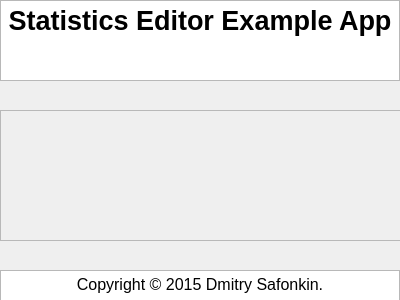
<?xml version="1.0" encoding="UTF-8"?>
<ui version="4.0">
 <class>AboutDialog</class>
 <widget class="QDialog" name="AboutDialog">
  <property name="geometry">
   <rect>
    <x>0</x>
    <y>0</y>
    <width>400</width>
    <height>300</height>
   </rect>
  </property>
  <property name="sizePolicy">
   <sizepolicy hsizetype="Fixed" vsizetype="Fixed">
    <horstretch>0</horstretch>
    <verstretch>0</verstretch>
   </sizepolicy>
  </property>
  <property name="windowTitle">
   <string>About Application</string>
  </property>
  <widget class="QTextEdit" name="textEdit">
   <property name="geometry">
    <rect>
     <x>0</x>
     <y>0</y>
     <width>400</width>
     <height>81</height>
    </rect>
   </property>
   <property name="readOnly">
    <bool>true</bool>
   </property>
   <property name="html">
    <string>&lt;!DOCTYPE HTML PUBLIC &quot;-//W3C//DTD HTML 4.0//EN&quot; &quot;http://www.w3.org/TR/REC-html40/strict.dtd&quot;&gt;
&lt;html&gt;&lt;head&gt;&lt;meta name=&quot;qrichtext&quot; content=&quot;1&quot; /&gt;&lt;style type=&quot;text/css&quot;&gt;
p, li { white-space: pre-wrap; }
&lt;/style&gt;&lt;/head&gt;&lt;body style=&quot; font-family:'MS Shell Dlg 2'; font-size:8.25pt; font-weight:400; font-style:normal;&quot;&gt;
&lt;p align=&quot;center&quot; style=&quot; margin-top:0px; margin-bottom:0px; margin-left:0px; margin-right:0px; -qt-block-indent:0; text-indent:0px;&quot;&gt;&lt;span style=&quot; font-family:'Ubuntu'; font-size:20pt; font-weight:600;&quot;&gt;Statistics Editor Example App&lt;/span&gt;&lt;/p&gt;&lt;/body&gt;&lt;/html&gt;</string>
   </property>
  </widget>
  <widget class="QTextEdit" name="textEdit_2">
   <property name="geometry">
    <rect>
     <x>0</x>
     <y>270</y>
     <width>400</width>
     <height>31</height>
    </rect>
   </property>
   <property name="readOnly">
    <bool>true</bool>
   </property>
   <property name="html">
    <string>&lt;!DOCTYPE HTML PUBLIC &quot;-//W3C//DTD HTML 4.0//EN&quot; &quot;http://www.w3.org/TR/REC-html40/strict.dtd&quot;&gt;
&lt;html&gt;&lt;head&gt;&lt;meta name=&quot;qrichtext&quot; content=&quot;1&quot; /&gt;&lt;style type=&quot;text/css&quot;&gt;
p, li { white-space: pre-wrap; }
&lt;/style&gt;&lt;/head&gt;&lt;body style=&quot; font-family:'MS Shell Dlg 2'; font-size:8.25pt; font-weight:400; font-style:normal;&quot;&gt;
&lt;p align=&quot;center&quot; style=&quot; margin-top:0px; margin-bottom:0px; margin-left:0px; margin-right:0px; -qt-block-indent:0; text-indent:0px;&quot;&gt;&lt;span style=&quot; font-family:'Ubuntu'; font-size:12pt;&quot;&gt;Copyright © 2015 Dmitry Safonkin.&lt;/span&gt;&lt;/p&gt;&lt;/body&gt;&lt;/html&gt;</string>
   </property>
  </widget>
  <widget class="QFrame" name="lettersContainer">
   <property name="geometry">
    <rect>
     <x>0</x>
     <y>110</y>
     <width>401</width>
     <height>131</height>
    </rect>
   </property>
   <property name="frameShape">
    <enum>QFrame::StyledPanel</enum>
   </property>
   <property name="frameShadow">
    <enum>QFrame::Raised</enum>
   </property>
  </widget>
 </widget>
 <resources/>
 <connections/>
</ui>
